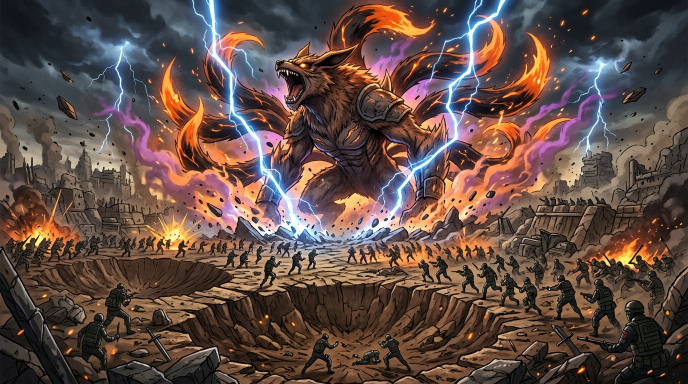
#> input picture src/assets/images/shinobi_titanic_beast_backdrop_1791702699652.jpg, 1376 x 768 px, given in place of shinobi_titanic_beast_backdrop_1791702699652.jpg.png, which was not available (shown at 1/2 size)
$ python lband.py ../../../src/assets/images/shinobi_titanic_beast_backdrop_1791702699652.jpg ../../../src/assets/images/shinobi_campaign_forest_backdrop_1791702689788.jpg
#> lines starting #> are read from the running program, lines starting #| are printed output that depends on the picture; pictures that were not available may be replaced by others from this repository, and a replacement may not be noted
### scratchpad/art2/icons23-tools/ok.py
import numpy as np
def oklab(rgb):
    c=rgb/255.0
    l=np.where(c<=0.04045,c/12.92,((c+0.055)/1.055)**2.4)
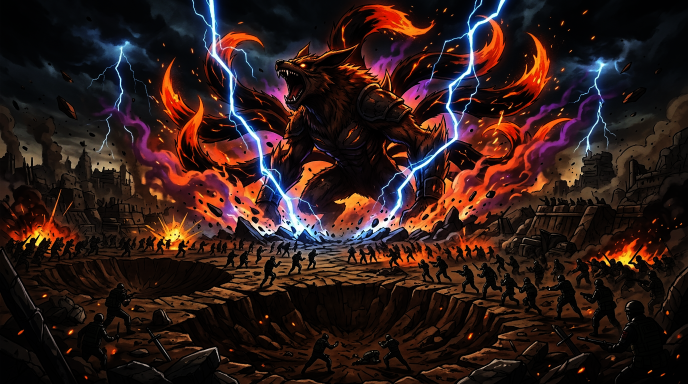
#> l: shape (768, 1376, 3) float64 (shown at 1/2 size); mean R, G, B 0.19, 0.112, 0.101
    L=np.cbrt(l@np.array([[0.4122214708,0.2119034982,0.0883024619],[0.5363325363,0.6806995451,0.2817188376],[0.0514459929,0.1073969566,0.6299787005]]))
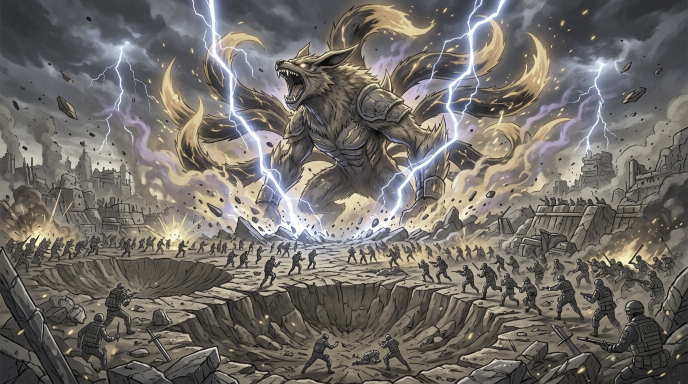
#> L: shape (768, 1376, 3) float64 (shown at 1/2 size); mean R, G, B 0.444, 0.428, 0.407
    return L@np.array([[0.2104542553,1.9779984951,0.0259040371],[0.793617785,-2.428592205,0.7827717662],[-0.0040720468,0.4505937099,-0.808675766]])
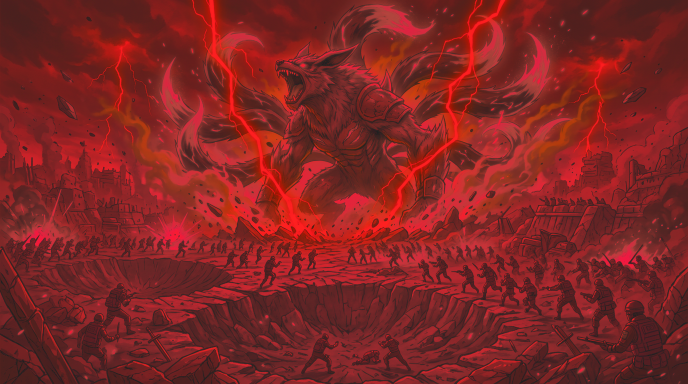
#> returned value: shape (768, 1376, 3) float64 (shown at 1/2 size); mean of channels 0, 1, 2 0.431, 0.0235, 0.0169; drawn with min black and max white

### scratchpad/art2/icons23-tools/lband.py
import sys; sys.path.insert(0,'/tmp/claude-0/-home-user-Ninja-Fantasy-Game/686daf18-129b-55df-a0e0-8b5389d0083e/scratchpad/art2/icons23-tools')
import numpy as np
from PIL import Image
from ok import oklab
# usage: lband.py id out.png lo1 hi1 [lo2 hi2]
id=sys.argv[1]; out=sys.argv[2]; bands=[float(v) for v in sys.argv[3:]]
a=np.asarray(Image.open('/tmp/claude-0/-home-user-Ninja-Fantasy-Game/686daf18-129b-55df-a0e0-8b5389d0083e/scratchpad/art2/staging/ui_icons_23/ref/%s.png'%id).convert('RGB')).astype(float)
L=oklab(a)[...,0]
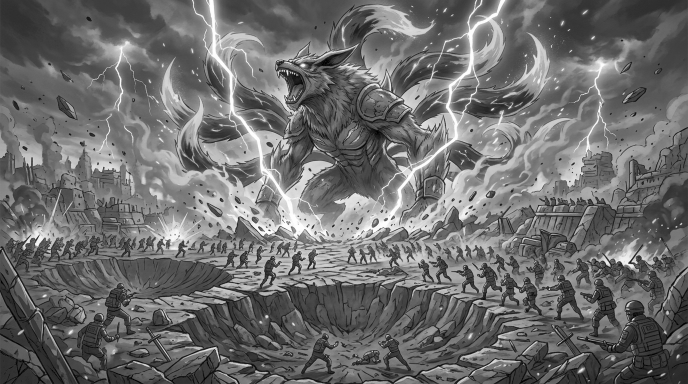
#> L: shape (768, 1376) float64 (shown at 1/2 size); min 0, max 1, mean 0.431
o=a.copy()
cols=[[255,0,255],[255,255,0],[0,255,255]]
for k in range(0,len(bands),2):
    m=(L>=bands[k])&(L<bands[k+1]); o[m]=cols[k//2]
h,w=L.shape
#> h = 768; w = 1376
Image.fromarray(np.hstack([a,o]).astype(np.uint8)).resize((w*2*5,h*5),Image.NEAREST).save(out)
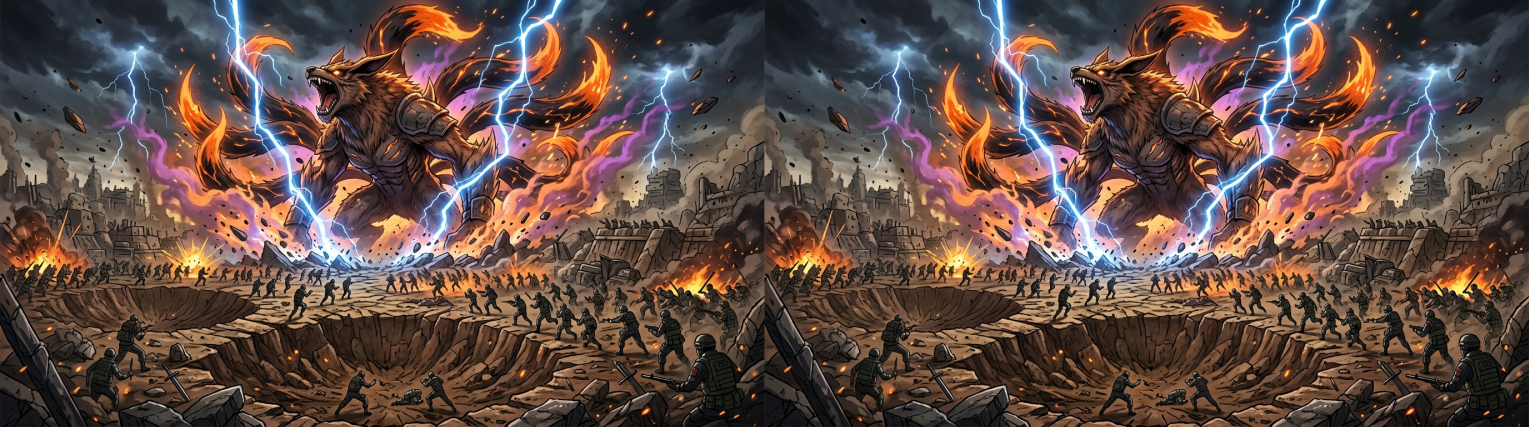
#> saved as shinobi_campaign_forest_backdrop_1791702689788.jpg: PIL image 13760x3840 RGB (shown at 1/9 size); mean R, G, B 97.1, 76.4, 70
print('L pct',np.percentile(L,[1,5,10,25,50,75,90,95,99]).round(3))
#| L pct [0.088 0.167 0.21  0.291 0.403 0.546 0.709 0.791 0.941]
